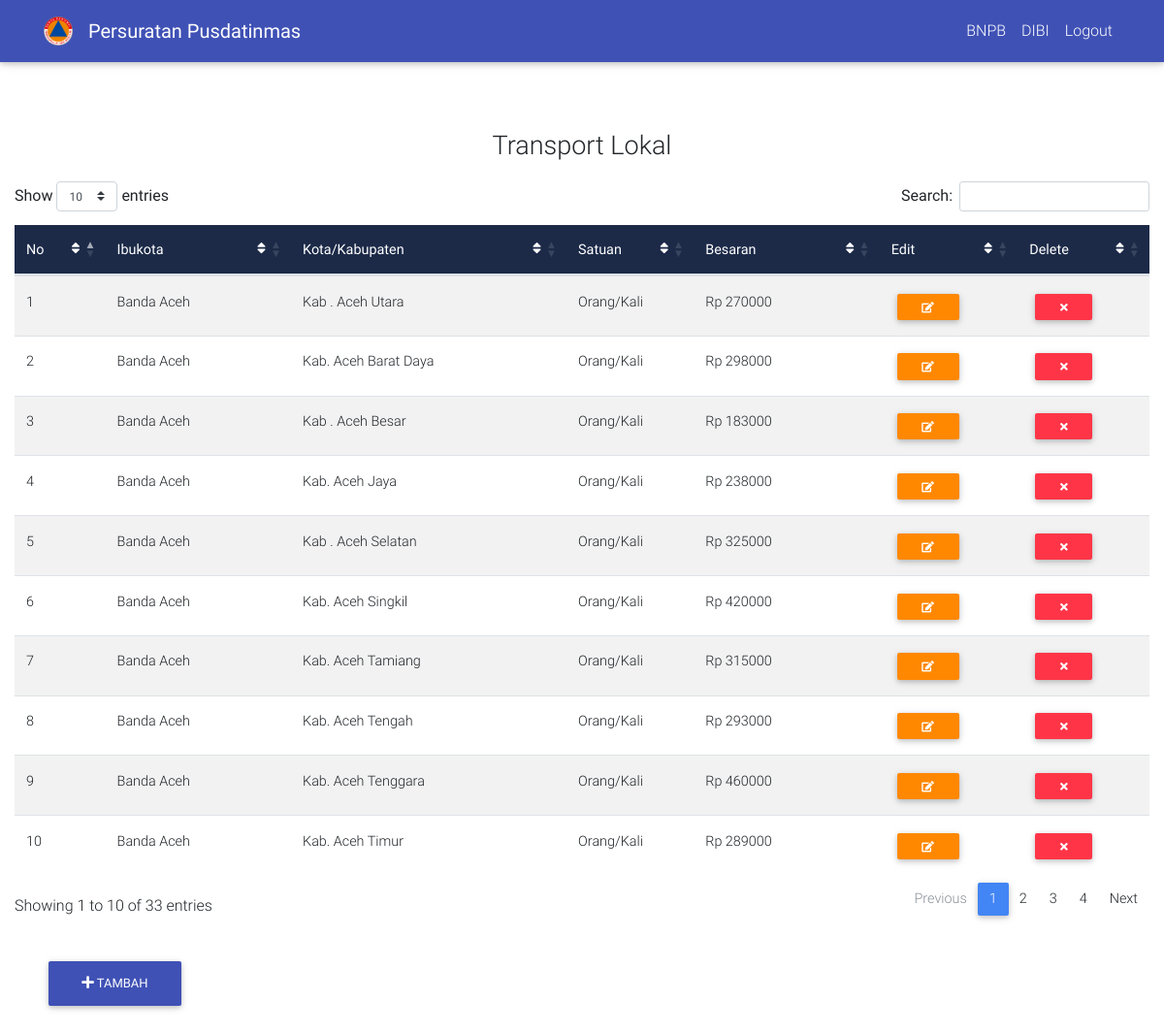
The app's page /index.php/home/transport_lokal with its own data.
### tables this page shows
CREATE TABLE `transportasi_lokal` (
  `id` int(10) NOT NULL,
  `ibukota` varchar(200) NOT NULL DEFAULT '0',
  `kabupaten` varchar(200) NOT NULL DEFAULT '0',
  `besaran` int(12) NOT NULL DEFAULT '0'
);

### application/controllers/Home.php (called while the page is built, shortened)
<?php
class Home extends CI_Controller {
	function __Construct()
    {
        $this->load->model("home_model");
        $this->load->library("pagination");
    }
	public function transport_lokal()
	{
		$data['transport'] = $this->home_model->get_transport_lokal();
		$this->load->view('layouts/nav');
		$this->load->view('layouts/header');
		$this->load->view('transport_lokal', $data);
	}
}

### index.php (called while the page is built, shortened)
<?php
require_once BASEPATH.'core/CodeIgniter.php';

### application/models/Home_model.php (called while the page is built, shortened)
<?php
class Home_model extends CI_Model {
	function get_transport_lokal() {
		$this->db->from('transportasi_lokal');
		$query = $this->db->get();
		return $query->result();
	}
}
?>

### application/views/transport_lokal.php (the view, shortened to what this page needs)
<body>
  <div class="container-fluid" style="padding-top: 10vh; padding-bottom: 15vh">
        <p style="font-size: 27px; text-align: center; padding-top: 50px;">Transport Lokal</p>
          <table id="transportasi_lokal" class="table table-striped" cellspacing="0">
                          <thead class="mdb-color darken-3 white-text">
                            <tr>
                              <th scope="col">No
                                <i class="fa fa-sort float-right" aria-hidden="true"></i>
                              </th>
                              <th class="th-sm" scope="col">Ibukota
                                <i class="fa fa-sort float-right" aria-hidden="true"></i>
                              </th>
                              <th class="th-sm" scope="col">Kota/Kabupaten
                                <i class="fa fa-sort float-right" aria-hidden="true"></i>
                              </th>
                              <th scope="col">Satuan
                                <i class="fa fa-sort float-right" aria-hidden="true"></i>
                              </th>
                              <th class="th-sm" scope="col">Besaran
                                <i class="fa fa-sort float-right" aria-hidden="true"></i>
                              </th>
                              <th scope="col">Edit
                                <i class="fa fa-sort float-right" aria-hidden="true"></i>
                              </th>
                              <th scope="col">Delete
                                <i class="fa fa-sort float-right" aria-hidden="true"></i>
                              </th>
                            </tr>
                          </thead>
                          <tbody>
                            <?php
                            $counter = 1;
                            foreach ($transport as $row) {
                echo "
                <tr>
                              <td> ".$counter." </td>
                              <td>".$row->ibukota."</td>
                              <td>".$row->kabupaten."</td>
                              <td>Orang/Kali</td>
                              <td> Rp ".$row->besaran."</td>
                              <td>
                                 <span class='table-remove'><a href='".base_url("home/edit_transport_lokal_page/$row->id")."'><button type='button'  class='btn btn-warning btn-sm my-0'><i class='fa fa-pencil-square-o' aria-hidden='true'></i></button></a>
                              </td>
                              <td>
                                 <span class='table-remove'><button onclick='hapus($row->id)' type='button' class='btn btn-danger btn-sm my-0'><i class='fa fa-times' aria-hidden='true'></i></button></span>
                              </td>
                            </tr>
                            ";
              $counter++;}
                             ?>
                      </tbody>
                    </table>
              <div class="container-fluid">
  <div class="row">
    <div class="col-md-12">
      <div class="btn-group">
        <a href="#"> <button class="btn animated bounceInLeft btn-indigo btn-fab" type="button" data-toggle="modal" data-target="#modalRegisterForm" id="main"><i class="fa fa-plus" aria-hidden="true">
          </i> Tambah</button>
        </a>
      </div>
    </div>
  </div>
</div>
    </div>
</body>
</html>

### application/views/layouts/nav.php (shortened to what this page needs)
<nav class="navbar navbar-expand-lg animated fadeInDown navbar-dark indigo scrolling-navbar fixed-top">
  <div class="container">
    <a href="" class="navbar-brand"><img src="<?php echo base_url('assets/img/logo.png')?>" width="30" height="30">
    <a class="navbar-brand" href="<?php echo base_url('home/beranda')?>"><Strong>Persuratan Pusdatinmas</Strong></a>
    <div class="collapse navbar-collapse" id="navbarTogglerDemo02">
        <span>
            <ul class="navbar-nav navbar-right mr-auto mt-lg-0">
              <li class="nav-item">
                <a class="nav-link" href="https://bnpb.go.id/">BNPB</a>
            </li>
              <li class="nav-item">
                <a class="nav-link" href="http://dibi.bnpb.go.id/dibi/">DIBI</a>
            </li>
				<li class="nav-item">
                <a class="nav-link" onclick="keluar()">Logout</a>
            </li>
        </ul>
        </span>
    </div>
</div>
</nav>

### application/views/layouts/header.php (shortened to what this page needs)
<!DOCTYPE html>
<html lang="en">
<head>
	<link rel="stylesheet" href="https://maxcdn.bootstrapcdn.com/font-awesome/4.6.0/css/font-awesome.min.css">
	<link href="<?php echo base_url('assets/css/bootstrap.css')?>" rel="stylesheet">
	<link href="<?php echo base_url('assets/css/mdb.css')?>" rel="stylesheet">
	<link href="<?php echo base_url('assets/css/multiselect/multi-select.css')?>" rel="stylesheet">
	<link href="<?php echo base_url('assets/css/multiselect/multi-select.dev.css')?>" rel="stylesheet">
	<link href="<?php echo base_url('assets/css/multiselect/multi-select.dist.css')?>" rel="stylesheet">
	<link href="<?php echo base_url('assets/css/style.css')?>"  type="text/css" rel="stylesheet">
	<link rel="stylesheet" href="https://unpkg.com/leaflet@1.3.3/dist/leaflet.css"
/>
	<link rel="stylesheet" type="text/css" href="https://cdn.jsdelivr.net/npm/sweetalert2@7.26.11/dist/sweetalert2.all.min.js">
	<link rel="stylesheet" type="text/css" href="https://cdn.jsdelivr.net/npm/sweetalert2@7.26.11/package.json">
	<link rel="stylesheet" type="text/css" href="https://cdn.jsdelivr.net/npm/sweetalert2@7.26.11/sweetalert2.d.ts">
	<link rel="stylesheet" href="https://use.fontawesome.com/releases/v5.2.0/css/all.css"
>
	<link rel="stylesheet" type="text/css" href="https://cdn.datatables.net/1.10.19/css/dataTables.bootstrap4.min.css">
</head>

### assets/css/style.css (style rules this page uses)
html, body, header, .view { height: 100%; }

### application/views/layouts/header.php (style rules this page uses)
.btn-group .btn-fab { position: fixed !important; left: 50px; }
#main { bottom: 30px; }

### records on screen
transportasi_lokal: ibukota "Banda Aceh", kabupaten "Kab . Aceh Utara", besaran "270000"
transportasi_lokal: ibukota "Banda Aceh", kabupaten "Kab. Aceh Barat Daya", besaran "298000"
transportasi_lokal: ibukota "Banda Aceh", kabupaten "Kab . Aceh Besar", besaran "183000"
transportasi_lokal: ibukota "Banda Aceh", kabupaten "Kab. Aceh Jaya", besaran "238000"
transportasi_lokal: ibukota "Banda Aceh", kabupaten "Kab . Aceh Selatan", besaran "325000"
transportasi_lokal: ibukota "Banda Aceh", kabupaten "Kab. Aceh Singkil", besaran "420000"
transportasi_lokal: ibukota "Banda Aceh", kabupaten "Kab. Aceh Tamiang", besaran "315000"
transportasi_lokal: ibukota "Banda Aceh", kabupaten "Kab. Aceh Tengah", besaran "293000"
transportasi_lokal: ibukota "Banda Aceh", kabupaten "Kab. Aceh Tenggara", besaran "460000"
transportasi_lokal: ibukota "Banda Aceh", kabupaten "Kab. Aceh Timur", besaran "289000"
